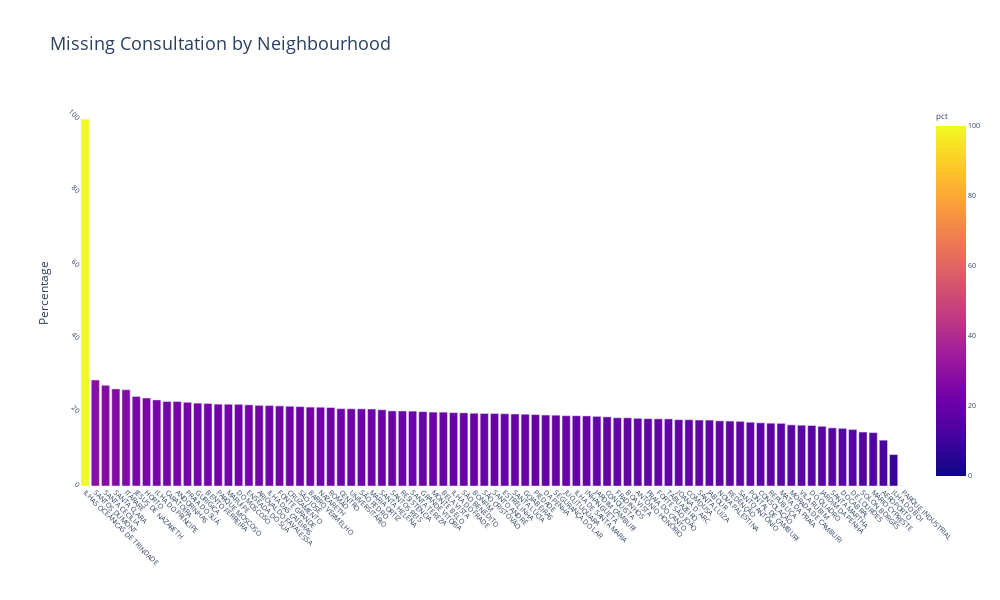

Notebook code cell kept with this figure:
### Code cell
fig5 = py.bar(df_nb,
            x = "Neighbourhood",
            y = "pct",
            title = "Missing Consultation by Neighbourhood ",
            width = 1000, height = 600,
            color = "pct")
fig5.update_layout(
            yaxis_title = "Percentage",
            font = {"size" : 7 },
            title_font_size = 18,
            plot_bgcolor = "white")
fig5.update_xaxes(
            tickangle = 45,
            title = "",
            categoryorder = "total descending")
fig5.update_yaxes(
            tickangle = 45,
            title_font_size = 12)

fig5.show()

### Figure 1 — Plotly figure (JSON) as saved in the notebook; plotly's stock layout.template omitted (floating-point values rounded to 4 significant figures)
{"data": [{"alignmentgroup": "True", "hovertemplate": "Neighbourhood=%{x}<br>pct=%{marker.color}<extra></extra>", "legendgroup": "", "marker": {"color": [18.98, 21.0, 20.45, 16.28, 26.27, 21.09, 18.3, 15.84, 24.4, 19.83, 17.63, 19.76, 23.04, 17.98, 21.04, 23.48, 17.76, 23.03, 19.35, 21.4, 22.6, 21.65, 20.14, 22.29, 18.32, 19.15, 19.77, 17.71, 19.94, 18.08, 21.75, 17.22, 20.42, 22.83, 28.92, 20.26, 21.94, 19.11, 18.36, 22.49, 16.57, 18.85, 16.49, 17.13, 20.15, 22.32, 19.57, 19.16, 21.85, 17.08, 15.71, 20.48, 19.7, 26.48, 14.71, 19.47, 27.46, 19.63, 17.99, 21.51, 22.28, 14.56, 18.59, 18.06, 15.41, 21.99, 18.45, 18.6, 22.13, 20.79, 24, 21.05, 19.31, 21.48, 16.67, 17.39, 8.571, 20, 12.5, 100, 0], "coloraxis": "coloraxis"}, "name": "", "offsetgroup": "", "orientation": "v", "showlegend": false, "textposition": "auto", "type": "bar", "x": ["JARDIM CAMBURI", "MARIA ORTIZ", "RESISTÊNCIA", "JARDIM DA PENHA", "ITARARÉ", "CENTRO", "TABUAZEIRO", "SANTA MARTHA", "JESUS DE NAZARETH", "BONFIM", "SANTO ANTÔNIO", "SANTO ANDRÉ", "CARATOÍRA", "JABOUR", "SÃO PEDRO", "ILHA DO PRÍNCIPE", "NOVA PALESTINA", "ANDORINHAS", "DA PENHA", "ROMÃO", "GURIGICA", "SÃO JOSÉ", "BELA VISTA", "MARUÍPE", "FORTE SÃO JOÃO", "ILHA DE SANTA MARIA", "SÃO CRISTÓVÃO", "REDENÇÃO", "SÃO BENEDITO", "JOANA D´ARC", "CRUZAMENTO", "CONSOLAÇÃO", "SANTA TEREZA", "PRAIA DO SUÁ", "SANTOS DUMONT", "GRANDE VITÓRIA", "ILHA DAS CAIEIRAS", "INHANGUETÁ", "PRAIA DO CANTO", "BENTO FERREIRA", "VILA RUBIM", "CONQUISTA", "DO QUADRO", "REPÚBLICA", "MONTE BELO", "PARQUE MOSCOSO", "GOIABEIRAS", "JUCUTUQUARA", "FONTE GRANDE", "MATA DA PRAIA", "DO CABRAL", "SANTOS REIS", "ESTRELINHA", "SANTA CLARA", "SOLON BORGES", "PIEDADE", "SANTA CECÍLIA", "SANTA LÚCIA", "SANTA LUÍZA", "BARRO VERMELHO", "DO MOSCOSO", "MÁRIO CYPRESTE", "BOA VISTA", "COMDUSA", "DE LOURDES", "ARIOVALDO FAVALESSA", "ANTÔNIO HONÓRIO", "FRADINHOS", "ENSEADA DO SUÁ", "SANTA HELENA", "HORTO", "UNIVERSITÁRIO", "SEGURANÇA DO LAR", "NAZARETH", "MORADA DE CAMBURI", "PONTAL DE CAMBURI", "ILHA DO BOI", "ILHA DO FRADE", "AEROPORTO", "ILHAS OCEÂNICAS DE TRINDADE", "PARQUE INDUSTRIAL"], "xaxis": "x", "y": [18.98, 21.0, 20.45, 16.28, 26.27, 21.09, 18.3, 15.84, 24.4, 19.83, 17.63, 19.76, 23.04, 17.98, 21.04, 23.48, 17.76, 23.03, 19.35, 21.4, 22.6, 21.65, 20.14, 22.29, 18.32, 19.15, 19.77, 17.71, 19.94, 18.08, 21.75, 17.22, 20.42, 22.83, 28.92, 20.26, 21.94, 19.11, 18.36, 22.49, 16.57, 18.85, 16.49, 17.13, 20.15, 22.32, 19.57, 19.16, 21.85, 17.08, 15.71, 20.48, 19.7, 26.48, 14.71, 19.47, 27.46, 19.63, 17.99, 21.51, 22.28, 14.56, 18.59, 18.06, 15.41, 21.99, 18.45, 18.6, 22.13, 20.79, 24, 21.05, 19.31, 21.48, 16.67, 17.39, 8.571, 20, 12.5, 100, 0], "yaxis": "y"}], "layout": {"barmode": "relative", "coloraxis": {"colorbar": {"title": {"text": "pct"}}, "colorscale": [[0, "#0d0887"], [0.1111, "#46039f"], [0.2222, "#7201a8"], [0.3333, "#9c179e"], [0.4444, "#bd3786"], [0.5556, "#d8576b"], [0.6667, "#ed7953"], [0.7778, "#fb9f3a"], [0.8889, "#fdca26"], [1, "#f0f921"]]}, "font": {"size": 7}, "height": 600, "legend": {"tracegroupgap": 0}, "plot_bgcolor": "white", "title": {"font": {"size": 18}, "text": "Missing Consultation by Neighbourhood "}, "width": 1000, "xaxis": {"anchor": "y", "categoryorder": "total descending", "domain": [0, 1], "tickangle": 45, "title": {"text": ""}}, "yaxis": {"anchor": "x", "domain": [0, 1], "tickangle": 45, "title": {"font": {"size": 12}, "text": "Percentage"}}}}
